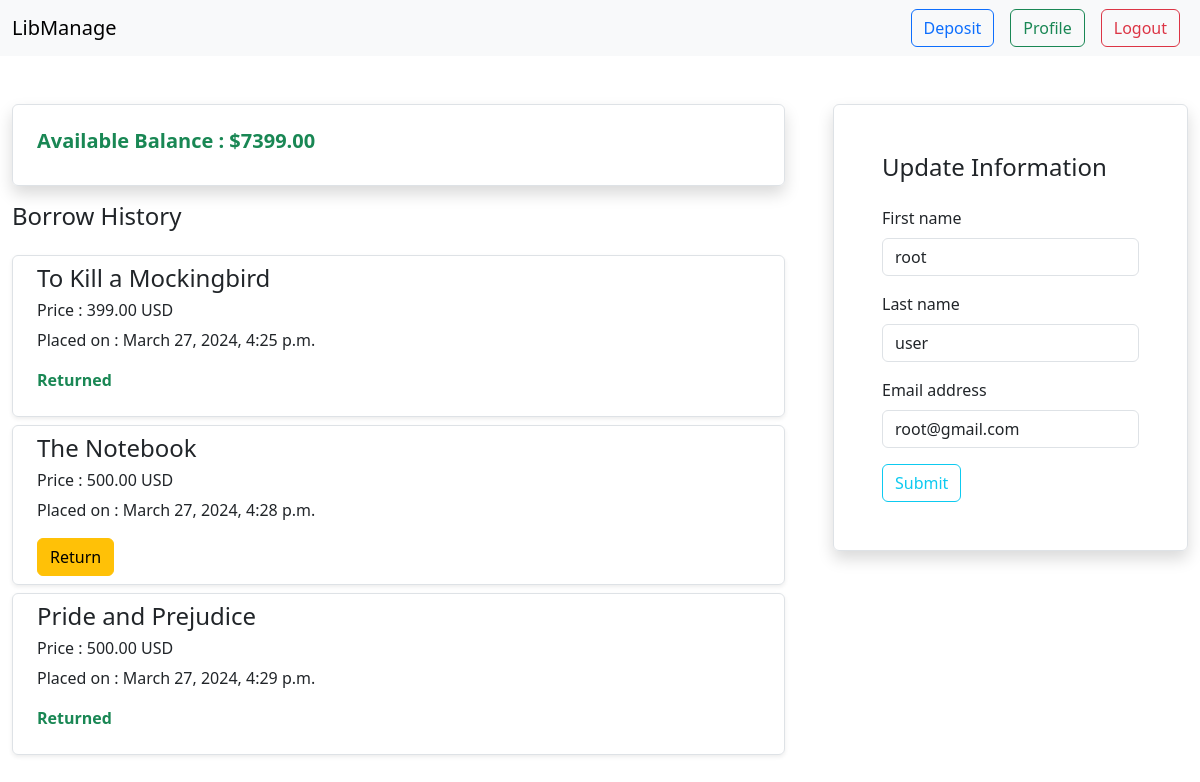
Before: /accounts/profile/ (signed in) with the older database file.
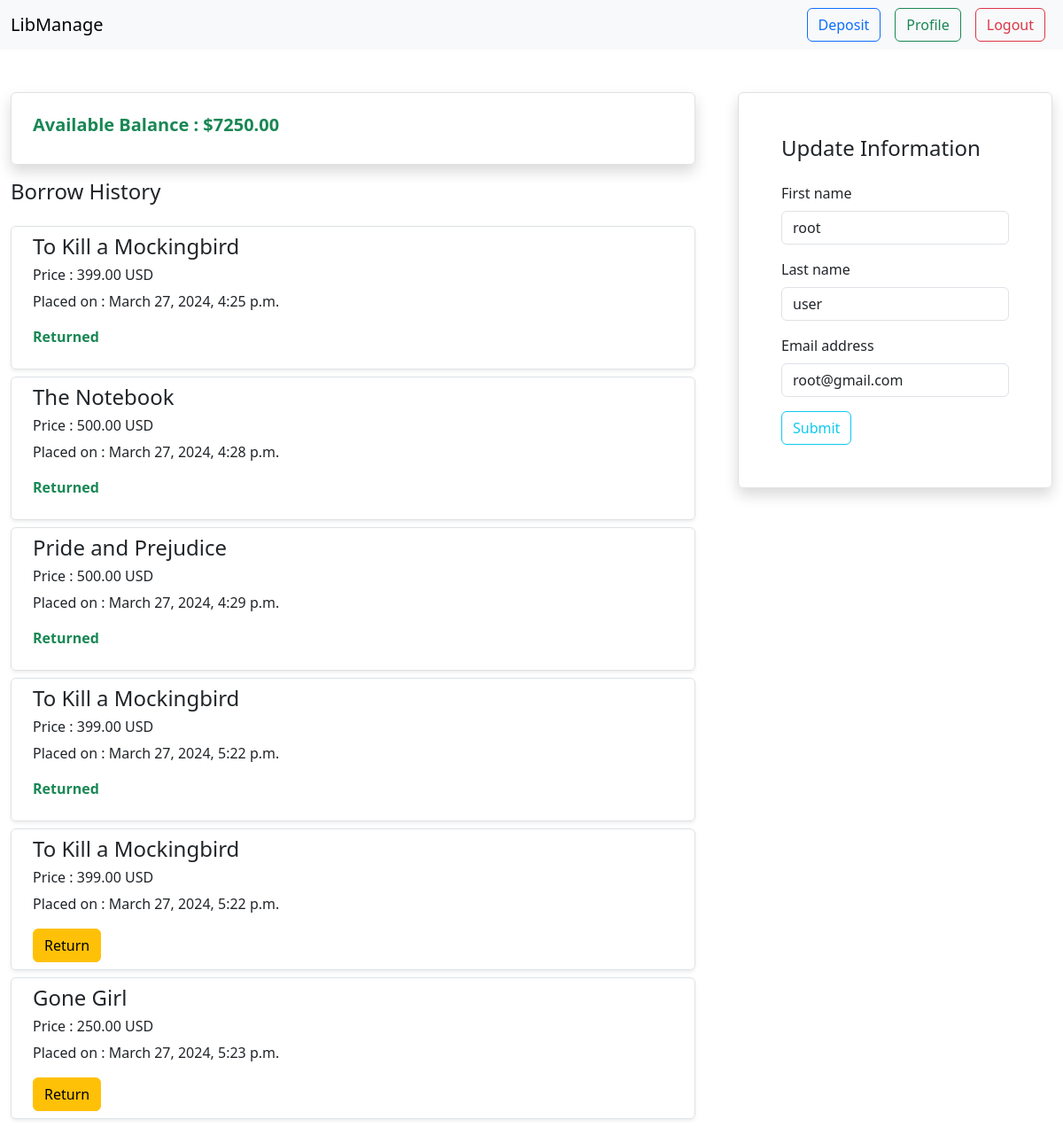
After: the same page with the newer database file.
### accounts/models.py (models this page shows)
class UserAccount(models.Model) :
    user = models.OneToOneField(User, related_name='account', on_delete=models.CASCADE);
    balance = models.DecimalField(default=0, max_digits=12, decimal_places=2);

### borrow/models.py (models this page shows)
class Borrow(models.Model) :
    user = models.ForeignKey(User, on_delete=models.CASCADE, related_name="borrows");
    book = models.ForeignKey(Book, on_delete=models.CASCADE, related_name="borrow_books");
    createdAt = models.DateTimeField(auto_now_add = True);
    is_returned = models.BooleanField(default=False)

### book/models.py (models this page shows)
class Book(models.Model) :
    title = models.CharField(max_length=25);
    description = models.CharField(max_length=500);
    image = models.ImageField(upload_to='uploads/media/', blank=True, null=True);
    price = models.DecimalField(decimal_places=2, max_digits=12);
    category=models.ForeignKey(Category, related_name='category', on_delete=models.CASCADE)

### accounts/views.py (the view, shortened to what this page needs)
# urls.py: path('profile/', login_required(UserAccountUpdateView.as_view()), name='profile' )
class UserAccountUpdateView(View):
    template_name = 'profile.html'
    def get(self, request):
        form = UserUpdateForm(instance=request.user)
        borrows = Borrow.objects.filter(user=request.user);
        balance = UserAccount.objects.get(user=self.request.user).balance;
        return render(request, self.template_name, {'form': form, 'borrows': borrows, 'balance' : balance})

### accounts/forms.py (shortened to what this page needs)
class UserUpdateForm(forms.ModelForm):
    class Meta:
        model = User
        fields = ['first_name', 'last_name', 'email']

### accounts/templates/profile.html
{% extends 'base.html' %}
{% load crispy_forms_tags %}
{% block content %}
{% if user.is_authenticated %}
<div class="container-fluid my-5 d-flex">
  <div class="flex-grow-1 me-5">
    <div class="shadow rounded border px-4 py-4 mb-3">
      <h5 class="text-success fw-bold">Available Balance : ${{balance}}</h5>
    </div>
    <h4 class="mb-4">Borrow History</h4>
    <div class="">
      {% for borrow in borrows %}
        <div class="my-2 shadow-sm border px-4 py-2 rounded">
          <h4>{{borrow.book.title}}</h4>
          <h6>Price : {{borrow.book.price}} USD</h6>
          <p class="text-sm">Placed on : {{borrow.createdAt}}</p>
          {% if borrow.is_returned %}
            <p class=" d-inline-block fw-bold text-success">Returned</p>
          {% else %}
            <a href="{% url 'bookReturn' borrow.id %}" class="btn btn-warning d-inline-block">Return</a>
          {% endif %}
        </div>
      {% endfor %}
    </div>
  </div>
  <div class="">
    <form action="" method="POST" class="shadow rounded border mx-auto p-5">
    <h4 class="mb-4">Update Information</h4>
    {% csrf_token %} {{form | crispy}}
    <button class="btn btn-outline-info" type="submit">Submit</button>
  </form>
  </div>
</div>
{% else %}
<div class="container-fluid">
  <h2 class="text-center text-danger">Logged Out Successfully</h2>
</div>
{% endif %} {% endblock %}

### templates/base.html (shortened to what this page needs)
<!DOCTYPE html>
<html lang="en">
  <head>
    <link
      href="https://cdn.jsdelivr.net/npm/bootstrap@5.3.3/dist/css/bootstrap.min.css"
      rel="stylesheet"
    />
  </head>
  <body>
    <nav class="navbar navbar-expand-sm bg-body-tertiary">
  <div class="container-fluid">
    <a class="navbar-brand" href="/">LibManage</a>
    <div class="collapse navbar-collapse" id="navbarSupportedContent">
      <ul class="navbar-nav ms-auto mb-2 mb-lg-0">
        {% if user.is_authenticated %}
            <li class="nav-item mx-2">
              <a class="btn btn-outline-primary" href="/transactions/deposit">Deposit</a>
            </li>
            <li class="nav-item mx-2">
              <a class="btn btn-outline-success" href="/accounts/profile">Profile</a>
            </li>
            <li class="nav-item mx-2">
              <a class="btn btn-outline-danger" href="/accounts/logout">Logout</a>
            </li>
        {% endif %}
      </ul>
    </div>
  </div>
</nav>
    {% block content %} {% endblock %}
  </body>
</html>

Changed rows visible on the page:
changed UserAccount: balance "7399.00" → "7250.00"
changed Borrow "March 27, 2024, 4:28 p.m.": is_returned "Return" → "Returned"
added Borrow: book "To Kill a Mockingbird", book.price "399.00", createdAt "March 27, 2024, 5:22 p.m.", is_returned "Returned"
added Borrow: book "To Kill a Mockingbird", book.price "399.00", createdAt "March 27, 2024, 5:22 p.m.", is_returned "Return"
added Borrow: book "Gone Girl", book.price "250.00", createdAt "March 27, 2024, 5:23 p.m.", is_returned "Return"
